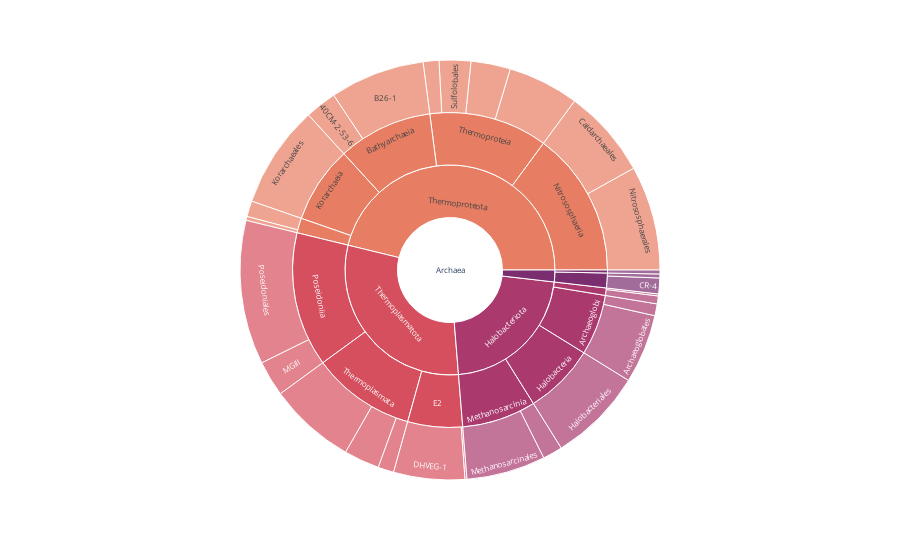

Notebook cell for this chart:
### Code cell
arch_df = gDF[gDF["superkingdom"] == "Archaea"]

fig = px.sunburst(arch_df, path=['superkingdom', 'phylum', 'class', 'order'], values='count',
                  #color='phylum',# hover_data=['iso_alpha'],
                  color_discrete_sequence=sns.color_palette("flare", arch_df.phylum.nunique()).as_hex(),
                  )
                  #color_continuous_scale='RdBu',
                  #color_continuous_midpoint=gDF['count']/6690)
                  #color_continuous_midpoint=np.average(df['lifeExp'], weights=df['pop']))
fig.update_layout(uniformtext=dict(minsize=8, mode='hide'))
fig.show()
#df.head()

### Figure 1 — Plotly figure (JSON) as saved in the notebook; plotly's stock layout.template omitted (floating-point values rounded to 4 significant figures)
{"data": [{"branchvalues": "total", "domain": {"x": [0, 1], "y": [0, 1]}, "hovertemplate": "labels=%{label}<br>count=%{value}<br>parent=%{parent}<br>id=%{id}<extra></extra>", "ids": ["Archaea/Thermoproteota/Bathyarchaeia/40CM-2-53-6", "Archaea/Halobacteriota/Syntropharchaeia/ANME-1", "Archaea/Halobacteriota/Archaeoglobi/Archaeoglobales", "Archaea/Thermoproteota/Bathyarchaeia/B26-1", "Archaea/Thermoproteota/Methanomethylicia/B29-G17", "Archaea/Asgardarchaeota/Lokiarchaeia/CR-4", "Archaea/Thermoproteota/Nitrososphaeria/Caldarchaeales", "Archaea/Thermoplasmatota/E2/DHVEG-1", "Archaea/Thermoproteota/Thermoproteia/Desulfurococcales", "Archaea/Halobacteriota/Halobacteria/Halobacteriales", "Archaea/Asgardarchaeota/Lokiarchaeia/Helarchaeales", "Archaea/Halobacteriota/Archaeoglobi/JdFR-21", "Archaea/Thermoproteota/Korarchaeia/Korarchaeales", "Archaea/Asgardarchaeota/Heimdallarchaeia/LC-3", "Archaea/Thermoplasmatota/Poseidoniia/MGIII", "Archaea/Thermoplasmatota/Thermoplasmata/Methanomassiliicoccales", "Archaea/Thermoproteota/Methanomethylicia/Methanomethylicales", "Archaea/Halobacteriota/Methanosarcinia/Methanosarcinales", "Archaea/Halobacteriota/Methanosarcinia/Methanosarcinales_A", "Archaea/Thermoproteota/Nitrososphaeria/Nitrososphaerales", "Archaea/Thermoplasmatota/Poseidoniia/Poseidoniales", "Archaea/Thermoplasmatota/Thermoplasmata/RBG-16-68-12", "Archaea/Thermoproteota/Thermoproteia/Sulfolobales", "Archaea/Halobacteriota/Syntropharchaeia/Syntropharchaeales", "Archaea/Thermoproteota/Thermoproteia/Thermofilales", "Archaea/Thermoplasmatota/Thermoplasmata/Thermoplasmatales", "Archaea/Thermoproteota/Thermoproteia/Thermoproteales", "Archaea/Thermoplasmatota/E2/UBA202", "Archaea/Halobacteriota/Archaeoglobi", "Archaea/Thermoproteota/Bathyarchaeia", "Archaea/Thermoplasmatota/E2", "Archaea/Halobacteriota/Halobacteria", "Archaea/Asgardarchaeota/Heimdallarchaeia", "Archaea/Thermoproteota/Korarchaeia", "Archaea/Asgardarchaeota/Lokiarchaeia", "Archaea/Thermoproteota/Methanomethylicia", "Archaea/Halobacteriota/Methanosarcinia", "Archaea/Thermoproteota/Nitrososphaeria", "Archaea/Thermoplasmatota/Poseidoniia", "Archaea/Halobacteriota/Syntropharchaeia", "Archaea/Thermoplasmatota/Thermoplasmata", "Archaea/Thermoproteota/Thermoproteia", "Archaea/Asgardarchaeota", "Archaea/Halobacteriota", "Archaea/Thermoplasmatota", "Archaea/Thermoproteota", "Archaea"], "labels": ["40CM-2-53-6", "ANME-1", "Archaeoglobales", "B26-1", "B29-G17", "CR-4", "Caldarchaeales", "DHVEG-1", "Desulfurococcales", "Halobacteriales", "Helarchaeales", "JdFR-21", "Korarchaeales", "LC-3", "MGIII", "Methanomassiliicoccales", "Methanomethylicales", "Methanosarcinales", "Methanosarcinales_A", "Nitrososphaerales", "Poseidoniales", "RBG-16-68-12", "Sulfolobales", "Syntropharchaeales", "Thermofilales", "Thermoplasmatales", "Thermoproteales", "UBA202", "Archaeoglobi", "Bathyarchaeia", "E2", "Halobacteria", "Heimdallarchaeia", "Korarchaeia", "Lokiarchaeia", "Methanomethylicia", "Methanosarcinia", "Nitrososphaeria", "Poseidoniia", "Syntropharchaeia", "Thermoplasmata", "Thermoproteia", "Asgardarchaeota", "Halobacteriota", "Thermoplasmatota", "Thermoproteota", "Archaea"], "name": "", "parents": ["Archaea/Thermoproteota/Bathyarchaeia", "Archaea/Halobacteriota/Syntropharchaeia", "Archaea/Halobacteriota/Archaeoglobi", "Archaea/Thermoproteota/Bathyarchaeia", "Archaea/Thermoproteota/Methanomethylicia", "Archaea/Asgardarchaeota/Lokiarchaeia", "Archaea/Thermoproteota/Nitrososphaeria", "Archaea/Thermoplasmatota/E2", "Archaea/Thermoproteota/Thermoproteia", "Archaea/Halobacteriota/Halobacteria", "Archaea/Asgardarchaeota/Lokiarchaeia", "Archaea/Halobacteriota/Archaeoglobi", "Archaea/Thermoproteota/Korarchaeia", "Archaea/Asgardarchaeota/Heimdallarchaeia", "Archaea/Thermoplasmatota/Poseidoniia", "Archaea/Thermoplasmatota/Thermoplasmata", "Archaea/Thermoproteota/Methanomethylicia", "Archaea/Halobacteriota/Methanosarcinia", "Archaea/Halobacteriota/Methanosarcinia", "Archaea/Thermoproteota/Nitrososphaeria", "Archaea/Thermoplasmatota/Poseidoniia", "Archaea/Thermoplasmatota/Thermoplasmata", "Archaea/Thermoproteota/Thermoproteia", "Archaea/Halobacteriota/Syntropharchaeia", "Archaea/Thermoproteota/Thermoproteia", "Archaea/Thermoplasmatota/Thermoplasmata", "Archaea/Thermoproteota/Thermoproteia", "Archaea/Thermoplasmatota/E2", "Archaea/Halobacteriota", "Archaea/Thermoproteota", "Archaea/Thermoplasmatota", "Archaea/Halobacteriota", "Archaea/Asgardarchaeota", "Archaea/Thermoproteota", "Archaea/Asgardarchaeota", "Archaea/Thermoproteota", "Archaea/Halobacteriota", "Archaea/Thermoproteota", "Archaea/Thermoplasmatota", "Archaea/Halobacteriota", "Archaea/Thermoplasmatota", "Archaea/Thermoproteota", "Archaea", "Archaea", "Archaea", "Archaea", ""], "type": "sunburst", "values": [16, 4, 35, 48, 2, 8, 45, 36, 36, 48, 2, 6, 52, 2, 18, 44, 8, 40, 10, 53, 73, 8, 16, 1, 8, 18, 20, 1, 41, 64, 37, 48, 2, 52, 10, 10, 50, 98, 91, 5, 70, 80, 12, 144, 198, 304, 658]}], "layout": {"autosize": true, "legend": {"tracegroupgap": 0}, "margin": {"t": 60}, "sunburstcolorway": ["#e77e63", "#d64f5f", "#aa3a6e", "#7a2e70"], "uniformtext": {"minsize": 8, "mode": "hide"}}}
